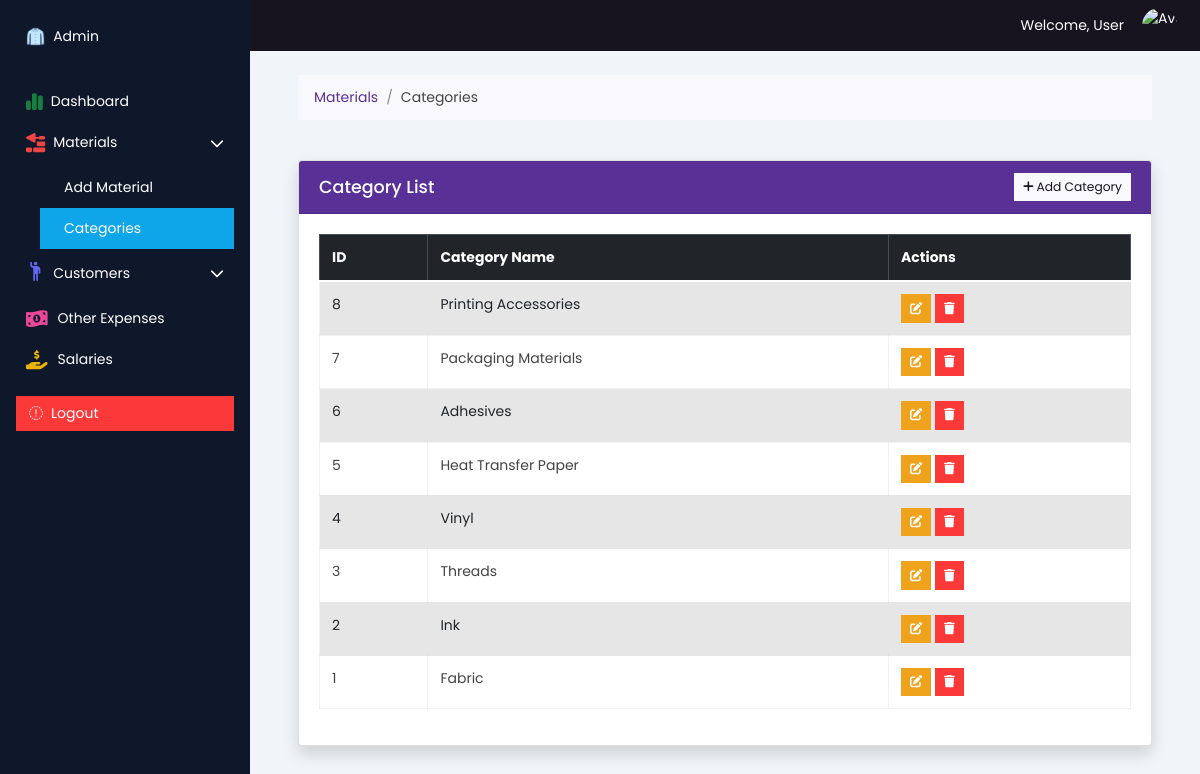
/admin/material_categories.php, run on an earlier commit of the app's database.
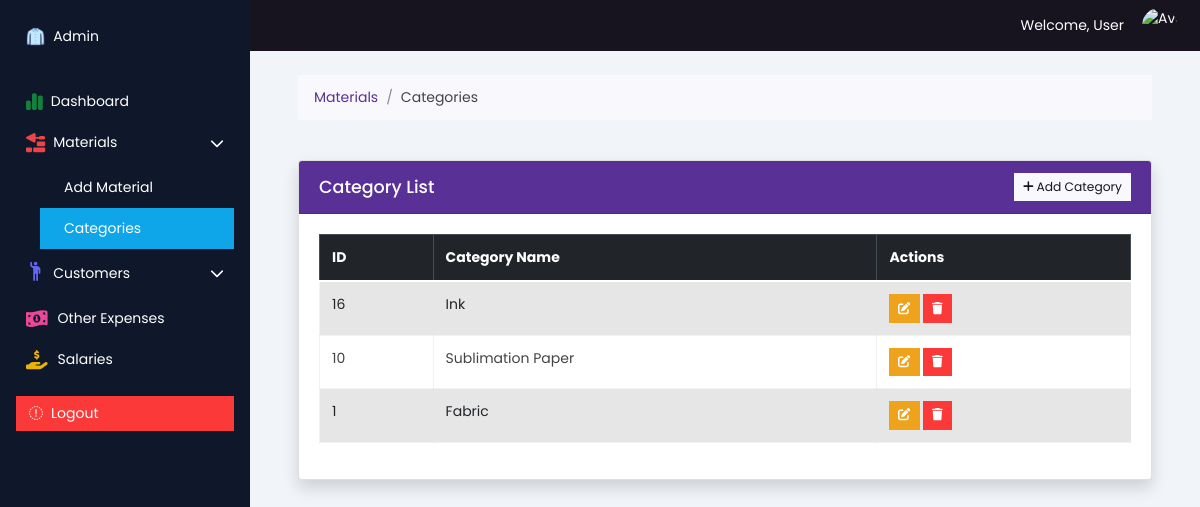
And on a later commit of the database.
### tables this page shows
CREATE TABLE `material_categories` (
  `category_id` int(11) NOT NULL,
  `category_name` varchar(255) NOT NULL
);

### models/admin_materials.php (called while the page is built, shortened)
<?php
function getMaterialCategories($conn) {
    $categories = [];
    $sql = "SELECT category_id, category_name FROM material_categories ORDER BY category_id DESC";
    if ($result = $conn->query($sql)) {
        while ($row = $result->fetch_assoc()) {
            $categories[] = $row;
        }
    } else {
        echo "Error: " . $conn->error;
    }
    return $categories;
}
?>

### admin/material_categories.php (the view, shortened to what this page needs)
<?php
require '../inc/database.php';
require '../models/admin_materials.php';
$categories = getMaterialCategories($conn);
?>
<!DOCTYPE html>
<html lang="en">
<head>
    <?php require '../inc/head.php'; ?>
    <link rel="stylesheet" href="../public/css/main.css">
</head>
<body class="poppins-regular">
    <?php require 'partials/sidebar.php'; ?>
    <div class="flex-grow-1 bg-slate-100">
        <?php require 'partials/header.php'; ?>
        <div class="container mt-4 px-5">
            <div class="row mb-4">
                <div class="col-md-12">
                    <nav aria-label="breadcrumb">
                        <ol class="breadcrumb">
                            <li class="breadcrumb-item"><a href="materials.php">Materials</a></li>
                            <li class="breadcrumb-item active" aria-current="page">Categories</li>
                        </ol>
                    </nav>
                </div>
            </div>
            <div class="row mb-4">
                <div class="col-md-12">
                    <div class="card shadow rounded">
                        <div class="card-header bg-primary text-white d-flex justify-content-between align-items-center">
                            <h5 class="mb-0">Category List</h5>
                            <button class="btn btn-light btn-sm" data-bs-toggle="modal" data-bs-target="#addCategoryModal">
                                <i class="fa-solid fa-plus"></i> Add Category
                            </button>
                        </div>
                        <div class="card-body">
                            <table class="table table-bordered table-striped">
                                <thead class="table-dark">
                                    <tr>
                                        <th>ID</th>
                                        <th>Category Name</th>
                                        <th>Actions</th>
                                    </tr>
                                </thead>
                                <tbody>
                                    <?php if (!empty($categories)): ?>
                                        <?php foreach ($categories as $category): ?>
                                            <tr>
                                                <td><?= htmlspecialchars($category['category_id']) ?></td>
                                                <td><?= htmlspecialchars($category['category_name']) ?></td>
                                                <td>
                                                    <button class="btn btn-warning btn-sm">
                                                        <i class="fa-solid fa-pen-to-square"></i>
                                                    </button>
                                                    <form action="../controllers/admin_delete_material_category.php" method="POST" class="d-inline" onsubmit="return confirm('Are you sure you want to delete this category? Deleting a category will also delete the materials under it.');">
                                                        <button type="submit" class="btn btn-danger btn-sm">
                                                            <i class="fa-solid fa-trash"></i>
                                                        </button>
                                                    </form>
                                                </td>
                                            </tr>
                                        <?php endforeach; ?>
                                    <?php else: ?>
                                        <tr>
                                            <td colspan="3" class="text-center">No categories found.</td>
                                        </tr>
                                    <?php endif; ?>
                                </tbody>
                            </table>
                        </div>
                    </div>
                </div>
            </div>
        </div>
    </div>
</body>
</html>

What changed in the data, as far as the page shows it:
removed material_categories: category_id "8", category_name "Printing Accessories"
removed material_categories: category_id "7", category_name "Packaging Materials"
removed material_categories: category_id "6", category_name "Adhesives"
removed material_categories: category_id "5", category_name "Heat Transfer Paper"
removed material_categories: category_id "4", category_name "Vinyl"
removed material_categories: category_id "3", category_name "Threads"
removed material_categories: category_id "2", category_name "Ink"
added material_categories: category_id "16", category_name "Ink"
added material_categories: category_id "10", category_name "Sublimation Paper"
